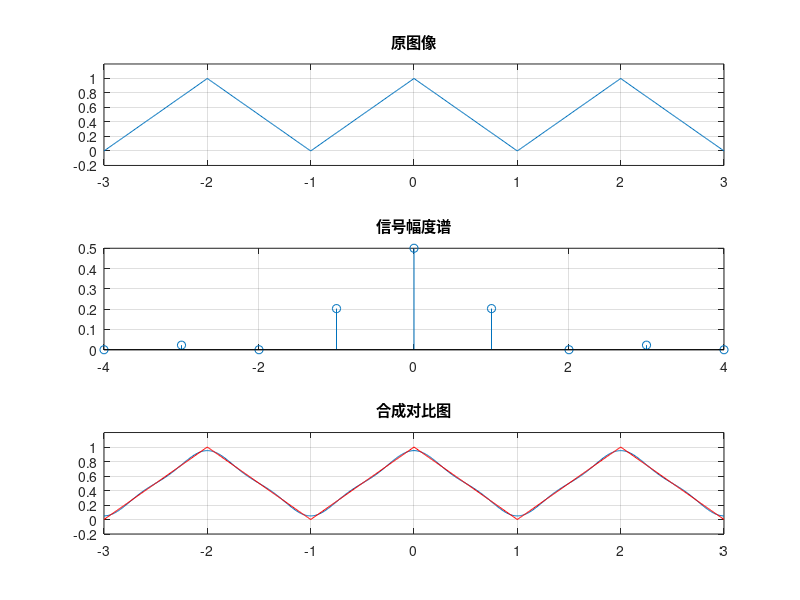

Write the MATLAB code that produced this figure.
clear all
delta=0.01 ;
q=2;n=(-2*q):1:(2*q);
p=3;
w=2*pi/2;
t=(-1*p):delta:(1*p);
m=10/pi;
f1=0.5*sawtooth(pi*(t-1),0.5)+0.5;
Fn=delta/(2*p)*(f1*exp (-j*w*t'*n)) ;
f2=Fn*exp(j*w*n'*t);
abs=abs(Fn)

subplot(311)
plot(t,f1),title('原图像') , axis([-p,p,-0.2,1.2]), grid on
subplot(313)
plot(t, f2,t,f1,'r'),title('合成对比图'), axis([-p, p,-0.2,1.2]), grid on
subplot (312);
stem(n, abs), title('信号幅度谱'),grid on
